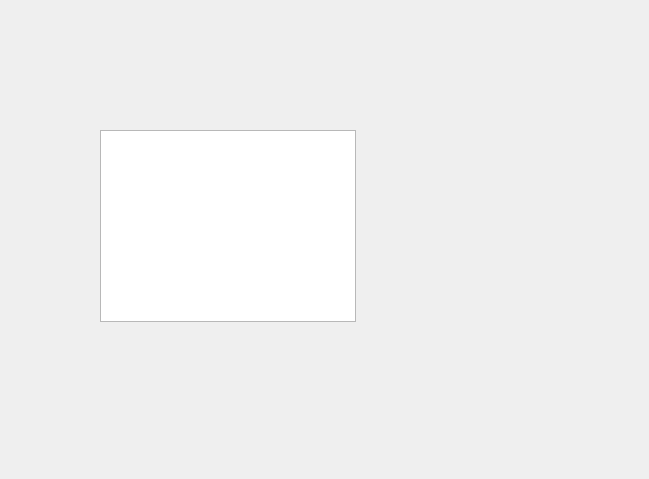
<?xml version="1.0" encoding="UTF-8"?>
<ui version="4.0">
 <class>FFT_Widget</class>
 <widget class="QWidget" name="FFT_Widget">
  <property name="geometry">
   <rect>
    <x>0</x>
    <y>0</y>
    <width>649</width>
    <height>479</height>
   </rect>
  </property>
  <property name="windowTitle">
   <string>Form</string>
  </property>
  <widget class="QGraphicsView" name="graphicsView">
   <property name="geometry">
    <rect>
     <x>100</x>
     <y>130</y>
     <width>256</width>
     <height>192</height>
    </rect>
   </property>
  </widget>
 </widget>
 <resources/>
 <connections/>
</ui>
